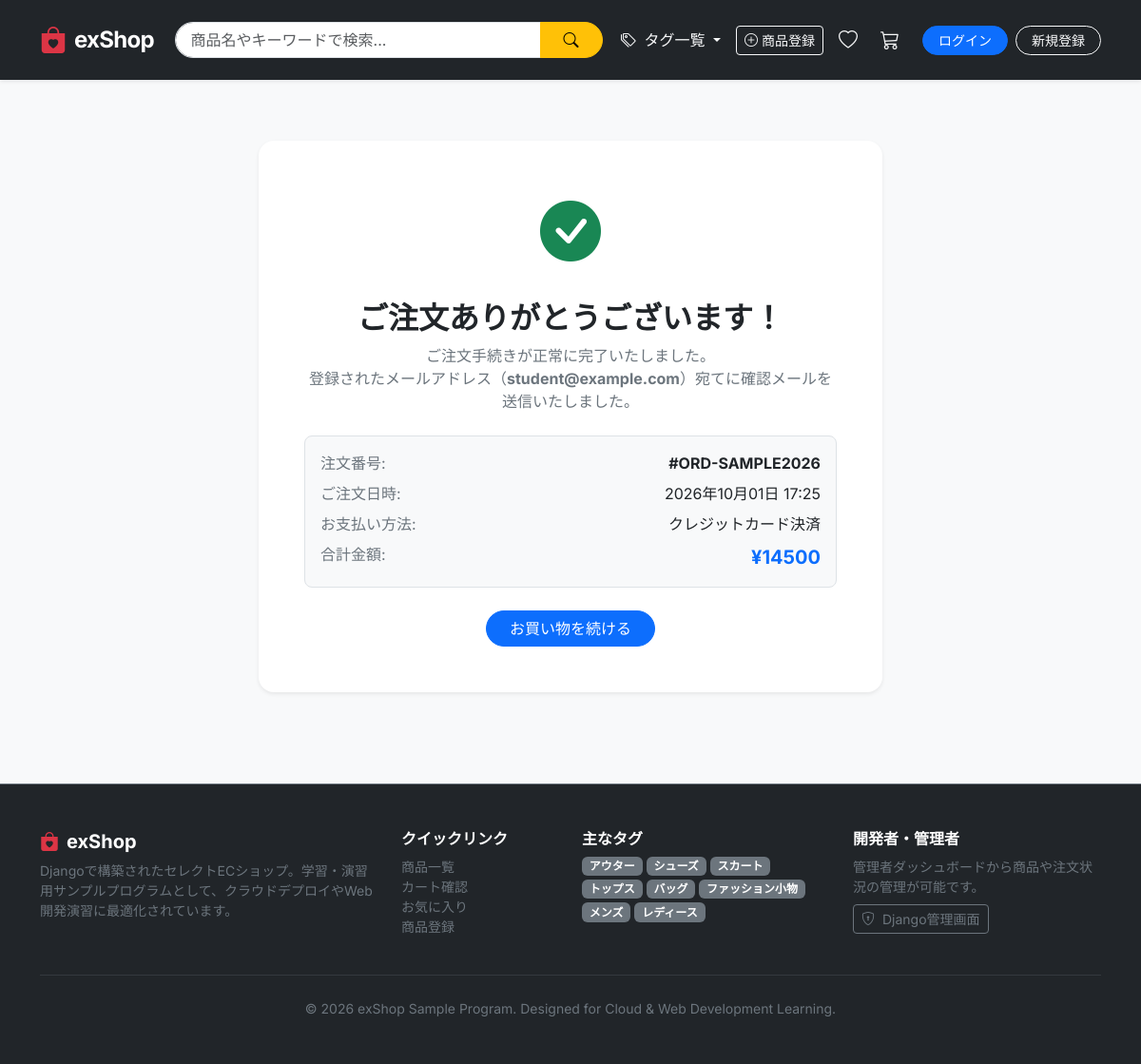
The app's page /orders/complete/ORD-SAMPLE2026/ with its own data.
### shop/models.py (models this page shows, shortened)
class Order(models.Model):
    PAYMENT_METHODS = [
        ('credit_card', 'クレジットカード決済'),
        ('bank_transfer', '銀行振込'),
        ('cod', '代金引換'),
        ('convenience', 'コンビニ決済'),
    ]
    STATUS_CHOICES = [
        ('pending', '処理待ち'),
        ('processing', '発送準備中'),
        ('shipped', '発送済み'),
        ('completed', '配達完了'),
        ('cancelled', 'キャンセル'),
    ]
    user = models.ForeignKey(
        User, on_delete=models.SET_NULL, null=True, blank=True,
        related_name='orders', verbose_name="購入ユーザー"
    )
    order_number = models.CharField(max_length=32, unique=True, verbose_name="注文番号")
    full_name = models.CharField(max_length=100, verbose_name="氏名")
    postal_code = models.CharField(max_length=10, verbose_name="郵便番号")
    address = models.CharField(max_length=255, verbose_name="配送先住所")
    phone_number = models.CharField(max_length=20, verbose_name="電話番号")
    email = models.EmailField(verbose_name="メールアドレス")
    payment_method = models.CharField(
        max_length=20, choices=PAYMENT_METHODS, default='credit_card', verbose_name="支払方法"
    )
    total_price = models.PositiveIntegerField(default=0, verbose_name="合計金額 (円)")
    status = models.CharField(
        max_length=20, choices=STATUS_CHOICES, default='completed', verbose_name="注文ステータス"
    )
    created_at = models.DateTimeField(auto_now_add=True, verbose_name="注文日時")
    class Meta:
        verbose_name = "注文"
        verbose_name_plural = "注文履歴"
        ordering = ['-created_at']

class Tag(models.Model):
    COLOR_CHOICES = [
        ('primary', 'Primary (Blue)'),
        ('secondary', 'Secondary (Gray)'),
        ('success', 'Success (Green)'),
        ('danger', 'Danger (Red)'),
        ('warning', 'Warning (Yellow)'),
        ('info', 'Info (Teal)'),
        ('dark', 'Dark (Black)'),
    ]
    name = models.CharField(max_length=50, unique=True, verbose_name="タグ名")
    slug = models.SlugField(max_length=50, unique=True, allow_unicode=True, verbose_name="スラグ")
    color = models.CharField(max_length=20, choices=COLOR_CHOICES, default='primary', verbose_name="バッジ色")
    class Meta:
        verbose_name = "タグ"
        verbose_name_plural = "タグ一覧"
        ordering = ['name']

### shop/views.py (the view)
# urls.py: path('orders/complete/<str:order_number>/', views.order_complete, name='order_complete'),
def order_complete(request, order_number):
    order = get_object_or_404(Order, order_number=order_number)
    return render(request, 'shop/order_complete.html', {'order': order})

### shop/cart.py (called while the page is built)
    def __len__(self):
        return sum(item['quantity'] for item in self.cart.values())

### shop/context_processors.py (called while the page is built)
def shop_context(request):
    cart = Cart(request)
    all_tags = Tag.objects.all()
    favorite_count = 0
    favorite_product_ids = []
    if request.user.is_authenticated:
        favs = Favorite.objects.filter(user=request.user)
        favorite_count = favs.count()
        favorite_product_ids = list(favs.values_list('product_id', flat=True))
    return {
        'cart': cart,
        'cart_item_count': len(cart),
        'all_tags': all_tags,
        'favorite_count': favorite_count,
        'favorite_product_ids': favorite_product_ids,
    }

### templates/shop/order_complete.html (shortened to what this page needs)
{% extends 'base.html' %}
{% block content %}
<div class="container py-5 text-center" style="max-width: 680px;">
    <div class="card border-0 shadow-sm rounded-4 p-5">
        <div class="mb-4">
            <i class="bi bi-check-circle-fill text-success" style="font-size: 4rem;"></i>
        </div>
        <h2 class="fw-bold mb-2">ご注文ありがとうございます！</h2>
        <p class="text-secondary mb-4">
            ご注文手続きが正常に完了いたしました。<br>
            登録されたメールアドレス（<strong>{{ order.email }}</strong>）宛てに確認メールを送信いたしました。
        </p>
        <div class="p-3 bg-light rounded-3 text-start mb-4 border">
            <div class="d-flex justify-content-between mb-2">
                <span class="text-secondary">注文番号:</span>
                <span class="fw-bold text-dark">#{{ order.order_number }}</span>
            </div>
            <div class="d-flex justify-content-between mb-2">
                <span class="text-secondary">ご注文日時:</span>
                <span>{{ order.created_at|date:"Y年m月d日 H:i" }}</span>
            </div>
            <div class="d-flex justify-content-between mb-2">
                <span class="text-secondary">お支払い方法:</span>
                <span>{{ order.get_payment_method_display }}</span>
            </div>
            <div class="d-flex justify-content-between">
                <span class="text-secondary">合計金額:</span>
                <span class="fw-bold text-primary fs-5">&yen;{{ order.total_price|floatformat:"0" }}</span>
            </div>
        </div>
        <div class="d-flex justify-content-center gap-3">
            <a href="{% url 'shop:product_list' %}" class="btn btn-primary rounded-pill px-4">
                お買い物を続ける
            </a>
        </div>
    </div>
</div>
{% endblock %}

### templates/base.html (shortened to what this page needs)
{% load static %}
<!DOCTYPE html>
<html lang="ja">
<head>
    <link href="https://cdn.jsdelivr.net/npm/bootstrap@5.3.3/dist/css/bootstrap.min.css" rel="stylesheet">
    <link rel="stylesheet" href="https://cdn.jsdelivr.net/npm/bootstrap-icons@1.11.3/font/bootstrap-icons.min.css">
    <link rel="stylesheet" href="{% static 'css/style.css' %}">
</head>
<body class="bg-light d-flex flex-column min-vh-100">
    <nav class="navbar navbar-expand-lg navbar-dark bg-dark sticky-top shadow-sm py-3">
        <div class="container">
            <a class="navbar-brand fw-bold d-flex align-items-center gap-2" href="{% url 'shop:product_list' %}">
                <i class="bi bi-bag-heart-fill text-danger fs-3"></i>
                <span class="fs-4 tracking-tight">exShop</span>
            </a>
            <div class="collapse navbar-collapse" id="navbarMain">
                <form class="d-flex mx-auto my-2 my-lg-0 w-100" style="max-width: 450px;" method="get" action="{% url 'shop:product_list' %}">
                    <div class="input-group">
                        <input class="form-control rounded-start-pill ps-3" type="search" name="q" placeholder="商品名やキーワードで検索..." value="{{ request.GET.q|default:'' }}" aria-label="Search">
                        <button class="btn btn-warning rounded-end-pill px-4 fw-semibold" type="submit">
                            <i class="bi bi-search"></i>
                        </button>
                    </div>
                </form>
                <ul class="navbar-nav ms-auto align-items-center gap-2">
                    <li class="nav-item dropdown">
                        <a class="nav-link dropdown-toggle text-light" href="#" role="button" data-bs-toggle="dropdown" aria-expanded="false">
                            <i class="bi bi-tags me-1"></i> タグ一覧
                        </a>
                    </li>
                    <li class="nav-item">
                        <a class="btn btn-sm btn-outline-light d-flex align-items-center gap-1" href="{% url 'shop:product_create' %}">
                            <i class="bi bi-plus-circle"></i> 商品登録
                        </a>
                    </li>
                    <li class="nav-item">
                        <a class="nav-link position-relative text-light px-2" href="{% url 'shop:favorite_list' %}" title="お気に入り">
                            <i class="bi bi-heart fs-5"></i>
                        </a>
                    </li>
                    <li class="nav-item">
                        <a class="nav-link position-relative text-light px-2" href="{% url 'shop:cart_detail' %}" title="カート">
                            <i class="bi bi-cart3 fs-5"></i>
                        </a>
                    </li>
                    {% if user.is_authenticated %}
                        <li class="nav-item dropdown">
                            <a class="nav-link dropdown-toggle text-light d-flex align-items-center gap-2" href="#" role="button" data-bs-toggle="dropdown">
                                <i class="bi bi-person-circle fs-5"></i>
                                <span>{{ user.username }}</span>
                            </a>
                            <ul class="dropdown-menu dropdown-menu-end shadow">
                                <li class="dropdown-header">こんにちは、{{ user.username }} さん</li>
                                <li><a class="dropdown-item" href="{% url 'shop:mypage' %}"><i class="bi bi-person me-2"></i>マイページ</a></li>
                                <li><a class="dropdown-item" href="{% url 'shop:order_list' %}"><i class="bi bi-receipt me-2"></i>購入履歴</a></li>
                                <li><a class="dropdown-item" href="{% url 'shop:favorite_list' %}"><i class="bi bi-heart me-2"></i>お気に入り</a></li>
                                {% if user.is_staff %}
                                    <li><hr class="dropdown-divider"></li>
                                    <li><a class="dropdown-item text-primary" href="/admin/" target="_blank"><i class="bi bi-gear-fill me-2"></i>管理サイト (Admin)</a></li>
                                {% endif %}
                                <li><hr class="dropdown-divider"></li>
                                <li><a class="dropdown-item text-danger" href="{% url 'shop:logout' %}"><i class="bi bi-box-arrow-right me-2"></i>ログアウト</a></li>
                            </ul>
                        </li>
                    {% else %}
                        <li class="nav-item ms-lg-2">
                            <a class="btn btn-sm btn-primary px-3 rounded-pill" href="{% url 'shop:login' %}">ログイン</a>
                        </li>
                        <li class="nav-item">
                            <a class="btn btn-sm btn-outline-light px-3 rounded-pill" href="{% url 'shop:signup' %}">新規登録</a>
                        </li>
                    {% endif %}
                </ul>
            </div>
        </div>
    </nav>
    <main class="flex-grow-1">
        {% block content %}{% endblock %}
    </main>
    <footer class="bg-dark text-light-50 py-5 mt-5 border-top border-secondary">
        <div class="container">
            <div class="row g-4">
                <div class="col-lg-4 col-md-6 text-white">
                    <h5 class="fw-bold d-flex align-items-center gap-2">
                        <i class="bi bi-bag-heart-fill text-danger"></i> exShop
                    </h5>
                    <p class="text-secondary small mt-2">
                        Djangoで構築されたセレクトECショップ。学習・演習用サンプルプログラムとして、クラウドデプロイやWeb開発演習に最適化されています。
                    </p>
                </div>
                <div class="col-lg-2 col-md-6">
                    <h6 class="text-white fw-bold">クイックリンク</h6>
                    <ul class="list-unstyled small">
                        <li><a href="{% url 'shop:product_list' %}" class="text-secondary text-decoration-none hover-light">商品一覧</a></li>
                        <li><a href="{% url 'shop:cart_detail' %}" class="text-secondary text-decoration-none hover-light">カート確認</a></li>
                        <li><a href="{% url 'shop:favorite_list' %}" class="text-secondary text-decoration-none hover-light">お気に入り</a></li>
                        <li><a href="{% url 'shop:product_create' %}" class="text-secondary text-decoration-none hover-light">商品登録</a></li>
                    </ul>
                </div>
                <div class="col-lg-3 col-md-6">
                    <h6 class="text-white fw-bold">主なタグ</h6>
                    <div class="d-flex flex-wrap gap-1 mt-2">
                        {% for tag in all_tags|slice:":8" %}
                            <a href="{% url 'shop:product_list' %}?tag={{ tag.slug }}" class="badge bg-secondary text-decoration-none">
                                {{ tag.name }}
                            </a>
                        {% empty %}
                            <span class="text-secondary small">タグ未設定</span>
                        {% endfor %}
                    </div>
                </div>
                <div class="col-lg-3 col-md-6">
                    <h6 class="text-white fw-bold">開発者・管理者</h6>
                    <p class="text-secondary small mb-2">管理者ダッシュボードから商品や注文状況の管理が可能です。</p>
                    <a href="/admin/" target="_blank" class="btn btn-sm btn-outline-secondary">
                        <i class="bi bi-shield-lock me-1"></i> Django管理画面
                    </a>
                </div>
            </div>
            <hr class="border-secondary my-4">
            <div class="text-center text-secondary small">
                &copy; 2026 exShop Sample Program. Designed for Cloud & Web Development Learning.
            </div>
        </div>
    </footer>
</body>
</html>

### static/css/style.css (style rules this page uses)
body { font-family: 'Inter', 'Noto Sans JP', -apple-system, BlinkMacSystemFont, "Segoe UI", Roboto, sans-serif; color: #2b2f33; }
.tracking-tight { letter-spacing: -0.03em; }

### records on screen
Order: email "student@example.com", order_number "ORD-SAMPLE2026", created_at "2026年10月01日 17:25", payment_method "クレジットカード決済", total_price "14500"
Tag: name "アウター"
Tag: name "シューズ"
Tag: name "スカート"
Tag: name "トップス"
Tag: name "バッグ"
Tag: name "ファッション小物"
Tag: name "メンズ"
Tag: name "レディース"
